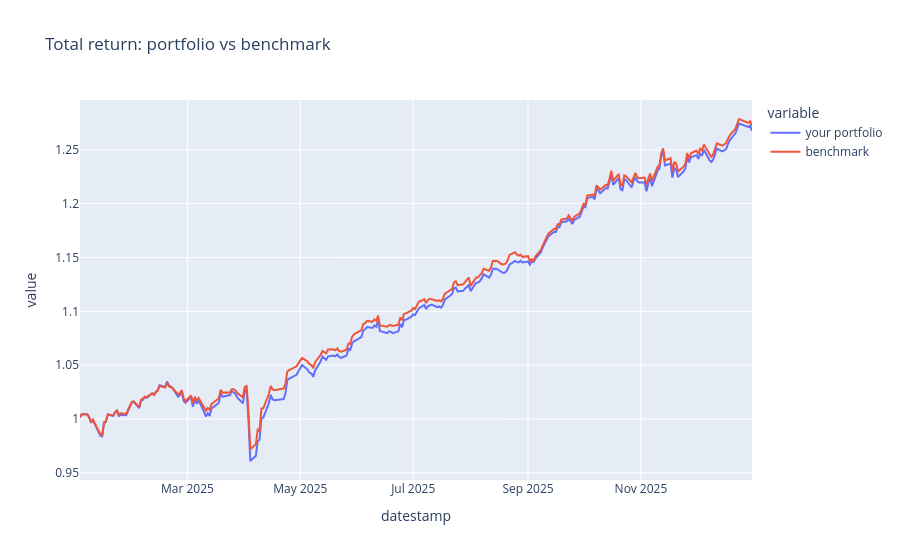
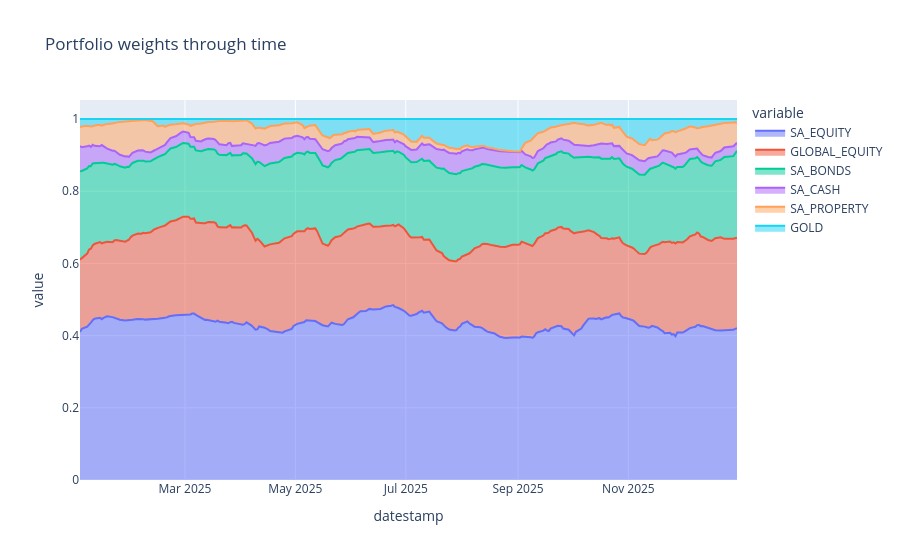
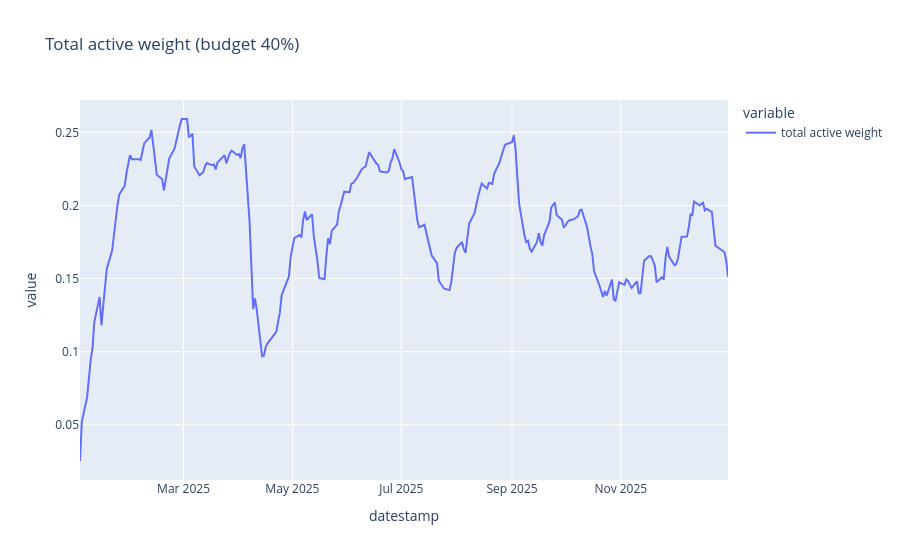

Notebook cell for these charts, in order:
### Markdown cell above
## Quick interactive check

Loads the real data via `harness.load_data()` and runs the practice window (2025), the same as `python harness.py`. Requires `harness.py` and the `data/` folder to be present alongside this notebook.

### Code cell
import datetime as dt
import harness

t0 = dt.datetime.now()
result = harness.run_backtest(
    generate_weights, PARAMS,
    start=harness.PRACTICE_WINDOW[0], end=harness.PRACTICE_WINDOW[1],
)
print(f"run time {dt.datetime.now() - t0}")
harness.plot_result(result)

### Figure 1 — Plotly figure (JSON) as saved in the notebook; plotly's stock layout.template omitted (floating-point values rounded to 4 significant figures; data arrays with more than 128 entries replaced by an {"elided": "..."} marker saying what was removed)
{"data": [{"hovertemplate": "variable=your portfolio<br>datestamp=%{x}<br>value=%{y}<extra></extra>", "legendgroup": "your portfolio", "line": {"color": "#636efa", "dash": "solid"}, "marker": {"symbol": "circle"}, "mode": "lines", "name": "your portfolio", "orientation": "v", "showlegend": true, "type": "scatter", "x": {"elided": "250 str values"}, "xaxis": "x", "y": {"elided": "250 float values"}, "yaxis": "y"}, {"hovertemplate": "variable=benchmark<br>datestamp=%{x}<br>value=%{y}<extra></extra>", "legendgroup": "benchmark", "line": {"color": "#EF553B", "dash": "solid"}, "marker": {"symbol": "circle"}, "mode": "lines", "name": "benchmark", "orientation": "v", "showlegend": true, "type": "scatter", "x": {"elided": "250 str values"}, "xaxis": "x", "y": {"elided": "250 float values"}, "yaxis": "y"}], "layout": {"legend": {"title": {"text": "variable"}, "tracegroupgap": 0}, "title": {"text": "Total return: portfolio vs benchmark"}, "xaxis": {"anchor": "y", "domain": [0, 1], "title": {"text": "datestamp"}}, "yaxis": {"anchor": "x", "domain": [0, 1], "title": {"text": "value"}}}}

### Figure 2 — Plotly figure (JSON) as saved in the notebook; plotly's stock layout.template omitted (floating-point values rounded to 4 significant figures; data arrays with more than 128 entries replaced by an {"elided": "..."} marker saying what was removed)
{"data": [{"fillpattern": {"shape": ""}, "hovertemplate": "variable=SA_EQUITY<br>datestamp=%{x}<br>value=%{y}<extra></extra>", "legendgroup": "SA_EQUITY", "line": {"color": "#636efa"}, "marker": {"symbol": "circle"}, "mode": "lines", "name": "SA_EQUITY", "orientation": "v", "showlegend": true, "stackgroup": "1", "type": "scatter", "x": {"elided": "250 str values"}, "xaxis": "x", "y": {"elided": "250 float values"}, "yaxis": "y"}, {"fillpattern": {"shape": ""}, "hovertemplate": "variable=GLOBAL_EQUITY<br>datestamp=%{x}<br>value=%{y}<extra></extra>", "legendgroup": "GLOBAL_EQUITY", "line": {"color": "#EF553B"}, "marker": {"symbol": "circle"}, "mode": "lines", "name": "GLOBAL_EQUITY", "orientation": "v", "showlegend": true, "stackgroup": "1", "type": "scatter", "x": {"elided": "250 str values"}, "xaxis": "x", "y": {"elided": "250 float values"}, "yaxis": "y"}, {"fillpattern": {"shape": ""}, "hovertemplate": "variable=SA_BONDS<br>datestamp=%{x}<br>value=%{y}<extra></extra>", "legendgroup": "SA_BONDS", "line": {"color": "#00cc96"}, "marker": {"symbol": "circle"}, "mode": "lines", "name": "SA_BONDS", "orientation": "v", "showlegend": true, "stackgroup": "1", "type": "scatter", "x": {"elided": "250 str values"}, "xaxis": "x", "y": {"elided": "250 float values"}, "yaxis": "y"}, {"fillpattern": {"shape": ""}, "hovertemplate": "variable=SA_CASH<br>datestamp=%{x}<br>value=%{y}<extra></extra>", "legendgroup": "SA_CASH", "line": {"color": "#ab63fa"}, "marker": {"symbol": "circle"}, "mode": "lines", "name": "SA_CASH", "orientation": "v", "showlegend": true, "stackgroup": "1", "type": "scatter", "x": {"elided": "250 str values"}, "xaxis": "x", "y": {"elided": "250 float values"}, "yaxis": "y"}, {"fillpattern": {"shape": ""}, "hovertemplate": "variable=SA_PROPERTY<br>datestamp=%{x}<br>value=%{y}<extra></extra>", "legendgroup": "SA_PROPERTY", "line": {"color": "#FFA15A"}, "marker": {"symbol": "circle"}, "mode": "lines", "name": "SA_PROPERTY", "orientation": "v", "showlegend": true, "stackgroup": "1", "type": "scatter", "x": {"elided": "250 str values"}, "xaxis": "x", "y": {"elided": "250 float values"}, "yaxis": "y"}, {"fillpattern": {"shape": ""}, "hovertemplate": "variable=GOLD<br>datestamp=%{x}<br>value=%{y}<extra></extra>", "legendgroup": "GOLD", "line": {"color": "#19d3f3"}, "marker": {"symbol": "circle"}, "mode": "lines", "name": "GOLD", "orientation": "v", "showlegend": true, "stackgroup": "1", "type": "scatter", "x": {"elided": "250 str values"}, "xaxis": "x", "y": {"elided": "250 float values"}, "yaxis": "y"}], "layout": {"legend": {"title": {"text": "variable"}, "tracegroupgap": 0}, "title": {"text": "Portfolio weights through time"}, "xaxis": {"anchor": "y", "domain": [0, 1], "title": {"text": "datestamp"}}, "yaxis": {"anchor": "x", "domain": [0, 1], "title": {"text": "value"}}}}

### Figure 3 — Plotly figure (JSON) as saved in the notebook; plotly's stock layout.template omitted (floating-point values rounded to 4 significant figures; data arrays with more than 128 entries replaced by an {"elided": "..."} marker saying what was removed)
{"data": [{"hovertemplate": "variable=total active weight<br>datestamp=%{x}<br>value=%{y}<extra></extra>", "legendgroup": "total active weight", "line": {"color": "#636efa", "dash": "solid"}, "marker": {"symbol": "circle"}, "mode": "lines", "name": "total active weight", "orientation": "v", "showlegend": true, "type": "scatter", "x": {"elided": "250 str values"}, "xaxis": "x", "y": {"elided": "250 float values"}, "yaxis": "y"}], "layout": {"legend": {"title": {"text": "variable"}, "tracegroupgap": 0}, "title": {"text": "Total active weight (budget 40%)"}, "xaxis": {"anchor": "y", "domain": [0, 1], "title": {"text": "datestamp"}}, "yaxis": {"anchor": "x", "domain": [0, 1], "title": {"text": "value"}}}}
